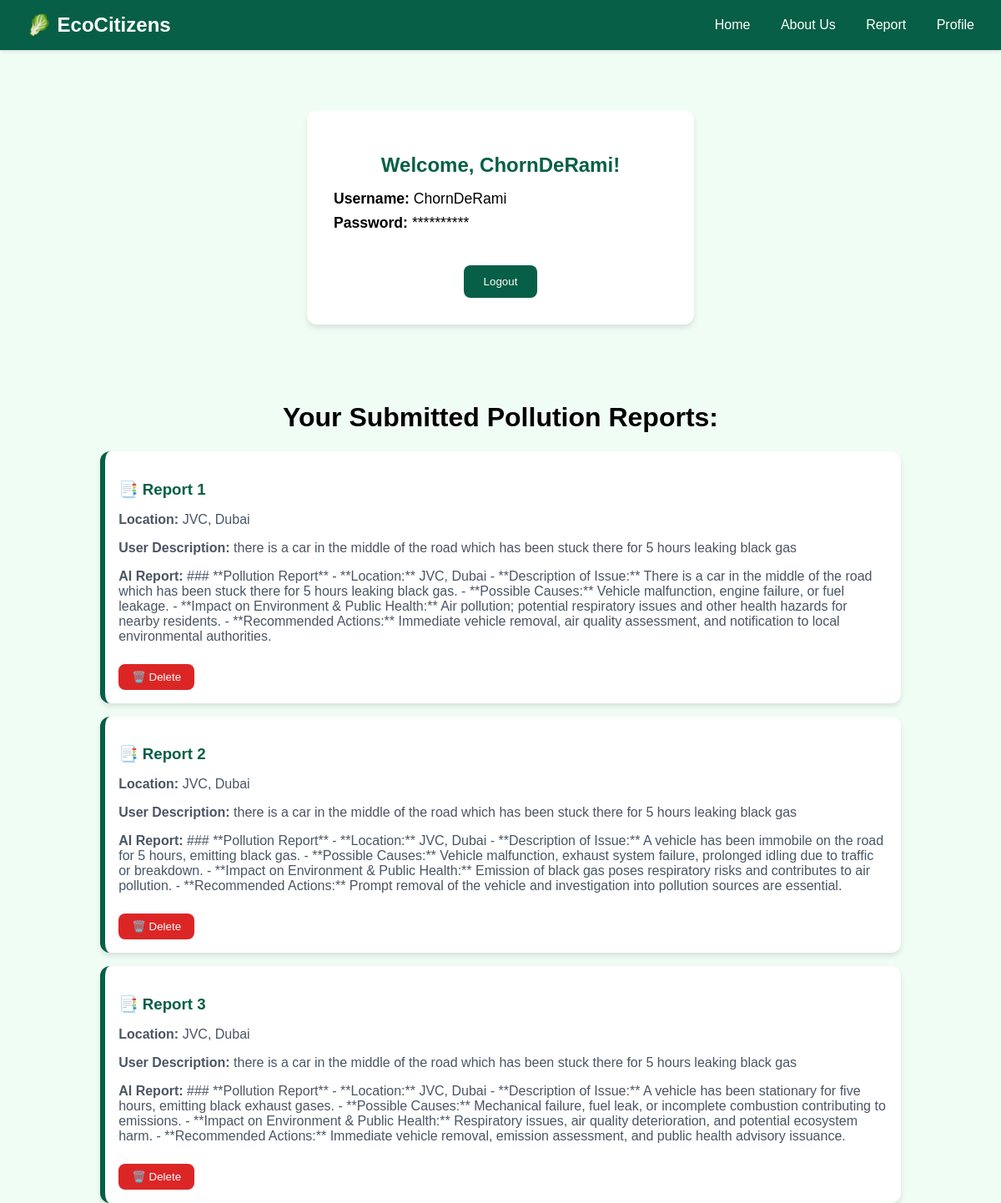
The app's page /profile (signed in), older data.
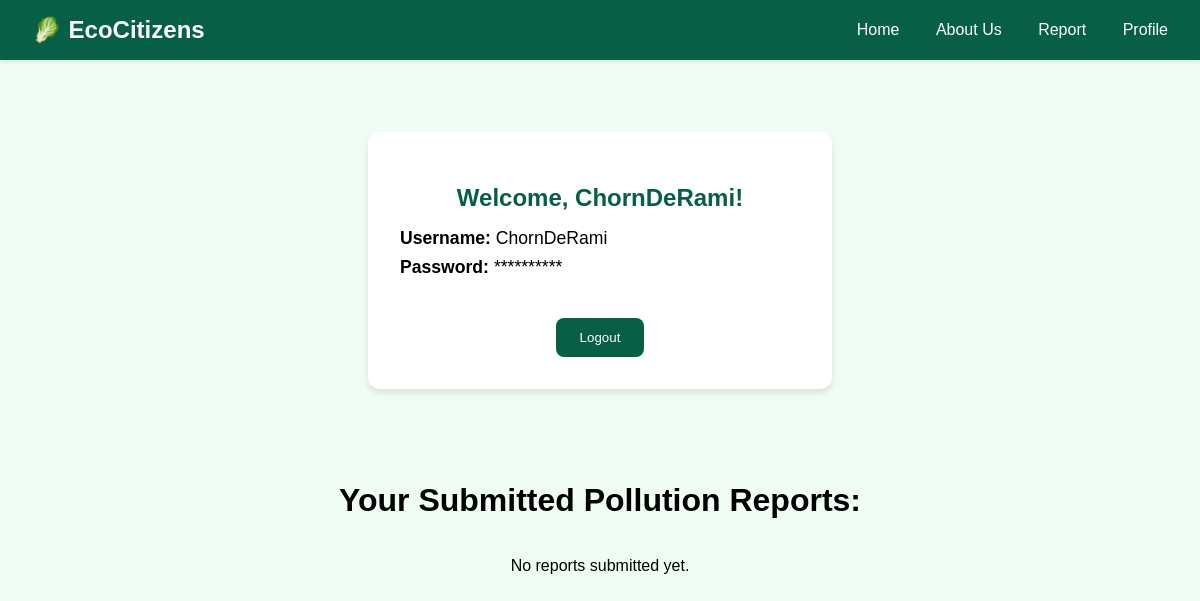
The same page, newer data.
### app.py (models this page shows)
class User(db.Model, UserMixin):
    id = db.Column(db.Integer, primary_key=True)
    username = db.Column(db.String(20), nullable=False, unique=True)
    password = db.Column(db.String(80), nullable=False)

class PollutionReport(db.Model):
    id = db.Column(db.Integer, primary_key=True)
    location = db.Column(db.String(200), nullable=False)
    description = db.Column(db.Text, nullable=False)
    ai_response = db.Column(db.Text)

### app.py (the view)
@app.route('/profile')
@login_required
def profile():
    reports = PollutionReport.query.all()
    return render_template('profile.html',reports=reports)

### app.py (called while the page is built)
@login_manager.user_loader
def load_user(user_id):
    return User.query.get(int(user_id))

### templates/profile.html (shortened to what this page needs)
<!DOCTYPE html>
<html lang="en">
<head>
  <link rel="stylesheet" href="{{ url_for('static', filename='styles.css') }}">
</head>
<body class="bg-green-100">
  <nav class="navbar">
    <div class="logo">
      <a href="{{ url_for('home') }}" class="logo-link">🥬 EcoCitizens</a>
    </div>
    <div class="nav-links">
      <a href="{{ url_for('home') }}" class="logo-link">Home</a>
      <a href="{{ url_for('about') }}" class="logo-link">About Us</a>
      <a href="{{ url_for('report') }}" class="logo-link">Report</a>
      {% if current_user.is_authenticated %}
      <a href="{{ url_for('profile') }}" class="logo-link">Profile</a>
      {% else %}
      <a href="{{ url_for('login') }}" class="logo-link">Accounts/Status</a>
      {% endif %}
    </div>
  </nav>
  <div class="container">
    <div class="profile-container">
      <h2>Welcome, {{ current_user.username }}!</h2>
      <div class="profile-details">
        <p><strong>Username:</strong> {{ current_user.username }}</p>
        <p><strong>Password:</strong> **********</p>
      </div>
      <form method="POST" action="{{ url_for('logout') }}">
        <button type="submit" class="btn-logout">Logout</button>
      </form>
    </div>
  </div>
  <div class="container" style="padding: 0rem 1.5rem;">
    <h1>Your Submitted Pollution Reports:</h1>
    <div class="reports-list">
      {% for report in reports %}
        <div class="report-card">
          <h3>📑 Report {{ loop.index }}</h3>
          <p><strong>Location:</strong> {{ report.location }}</p>
          <p><strong>User Description:</strong> {{ report.description }}</p>
          <p><strong>AI Report:</strong> {{ report.ai_response }}</p>
          <form method="POST" action="{{ url_for('delete_report', report_id=report.id) }}">
            <button type="submit" class="btn-delete">🗑️ Delete</button>
          </form>
        </div>
      {% endfor %}
    </div>
    {% if reports|length == 0 %}
      <p>No reports submitted yet.</p>
    {% endif %}
  </div>
</body>
</html>

### static/styles.css (style rules this page uses)
body { background-color: #f0fdf4; font-family: Arial, sans-serif; margin: 0; padding: 0; }
.navbar { background-color: #065f46; color: white; padding: 1rem; display: flex; justify-content: space-between; align-items: center; box-shadow: 0 2px 4px rgba(0, 0, 0, 0.1); }
.logo { font-size: 1.5rem; font-weight: bold; }
.container { max-width: 1200px; margin: 0 auto; padding: 2.5rem 1rem; }
.container { text-align: center; }
.logo-link { text-decoration: none; color: white; padding: 0.5rem 1rem; background-color: #065f46; border-radius: 0.5rem; transition: background-color 0.3s; }

### templates/profile.html (style rules this page uses)
.profile-container { max-width: 400px; margin: 2rem auto; background: #fff; padding: 2rem; border-radius: 0.75rem; box-shadow: 0 4px 6px rgba(0, 0, 0, 0.1); text-align: center; }
.profile-container h2 { color: #065f46; margin-bottom: 1rem; }
.profile-details { text-align: left; margin: 1rem 0; }
.profile-details p { font-size: 1.1rem; margin: 0.5rem 0; }
.btn-logout { margin-top: 1.5rem; padding: 0.75rem 1.5rem; background-color: #065f46; color: #fff; border: none; border-radius: 0.5rem; cursor: pointer; transition: background-color 0.3s; }

Row changes from the older to the newer data that the page shows:
removed PollutionReport: location "JVC, Dubai", description "there is a car in the middle of the road which has been stuck there for 5 hours leaking black gas", ai_response "### **Pollution Report** - **Location:** JVC, Dubai - **Description of Issue:** There is a car in the middle of the road which has been stuck there for 5 hours leaking black gas. - **Possible Causes:** Vehicle malfunction, engine failure, or fuel leakage. - **Impact on Environment & Public Health:** Air pollution; potential respiratory issues and other health hazards for nearby residents. - **Recommended Actions:** Immediate vehicle removal, air quality assessment, and notification to local environmental authorities."
removed PollutionReport: location "JVC, Dubai", description "there is a car in the middle of the road which has been stuck there for 5 hours leaking black gas", ai_response "### **Pollution Report** - **Location:** JVC, Dubai - **Description of Issue:** A vehicle has been immobile on the road for 5 hours, emitting black gas. - **Possible Causes:** Vehicle malfunction, exhaust system failure, prolonged idling due to traffic or breakdown. - **Impact on Environment & Public Health:** Emission of black gas poses respiratory risks and contributes to air pollution. - **Recommended Actions:** Prompt removal of the vehicle and investigation into pollution sources are essential."
removed PollutionReport: location "JVC, Dubai", description "there is a car in the middle of the road which has been stuck there for 5 hours leaking black gas", ai_response "### **Pollution Report** - **Location:** JVC, Dubai - **Description of Issue:** A vehicle has been stationary for five hours, emitting black exhaust gases. - **Possible Causes:** Mechanical failure, fuel leak, or incomplete combustion contributing to emissions. - **Impact on Environment & Public Health:** Respiratory issues, air quality deterioration, and potential ecosystem harm. - **Recommended Actions:** Immediate vehicle removal, emission assessment, and public health advisory issuance."
Text that changed along with them:
text now shown: "No reports submitted yet."
